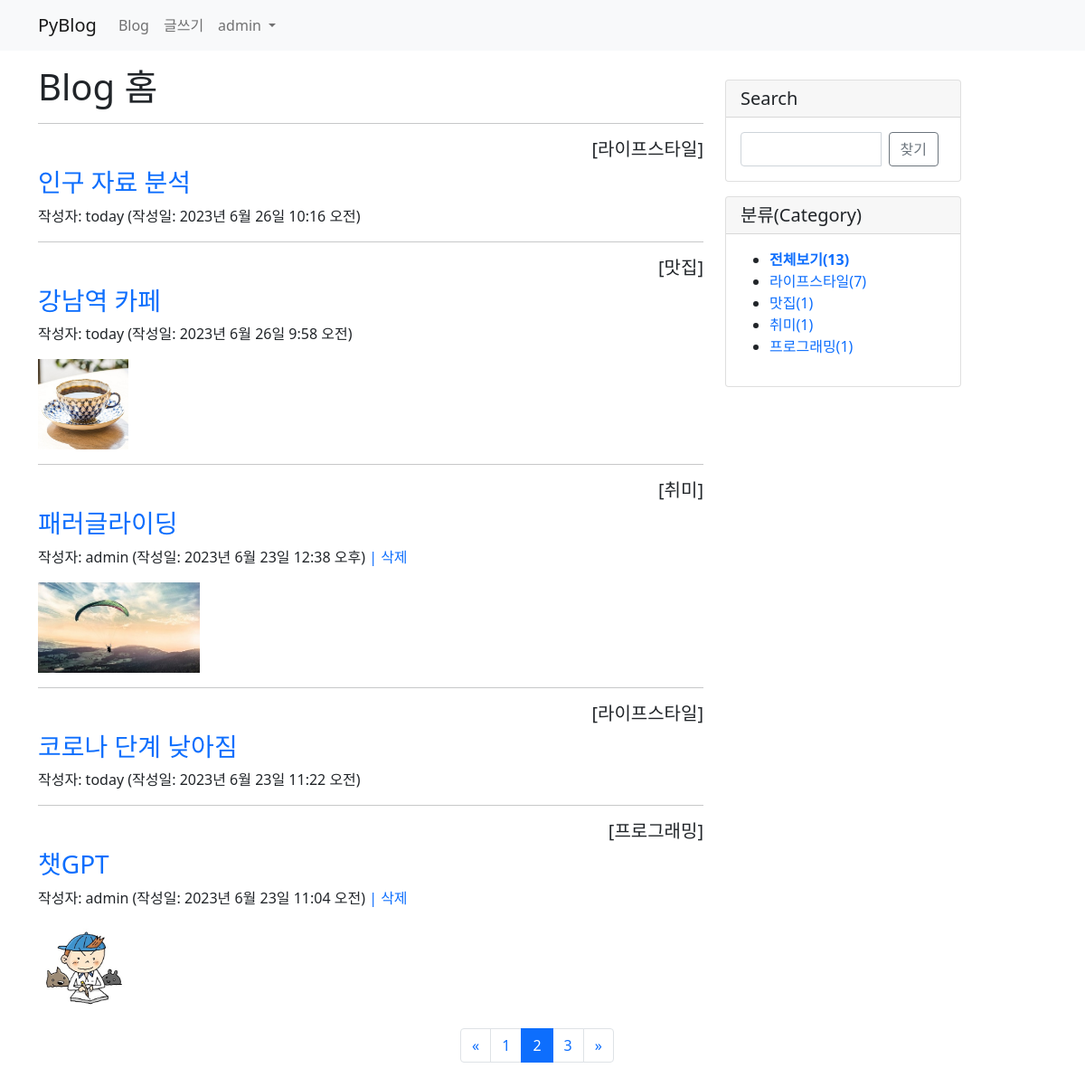
The page /blog/?page=2 (signed in) on the database its author committed.
### blog/models.py (models this page shows, shortened)
class Post(models.Model):
    author = models.ForeignKey(User, on_delete=models.CASCADE)  # 글쓴이   # import
    title = models.CharField(max_length=100)    # 제목
    content = models.TextField()                # 내용
    pub_date = models.DateTimeField()           # 발행일
    modify_date = models.DateTimeField(null=True, blank=True)   # 입력 폼이 비어도 됨
    photo = models.ImageField(upload_to='blog/images/%Y/%m/%d/',    # 저장될 위치지정. 날짜별로 소문자 m이어야 달(월)
                              null=True, blank=True)    # null 허용, 파일 첨부 X일 수 있음
    file = models.FileField(upload_to='blog/files/%Y/%m/%d/',   # 파일 첨부 필드
                            null=True, blank=True)
    category = models.ForeignKey(Category, null=True, blank=True,   # 카테고리를 외래키로. 이래서 카테고리를 더 위에 적어야 함
                                 on_delete=models.SET_NULL)     # 카테고리가 삭제되어도 Null이 될 뿐 삭제되지는 않음

class Category(models.Model):
    name = models.CharField(max_length=50, unique=True)
    slug = models.SlugField(max_length=200, unique=True, allow_unicode=True)
    def __str__(self):
        return self.name
    def get_absolute_url(self):
        return reverse('blog:category_page', args=[self.slug])  # import django
    class Meta:
        ordering = ['name']     # 이름순 정렬
        verbose_name = 'category'
        verbose_name_plural = 'categories'  # 여러개일때는 문법적으로 복수형으로, 안붙이면 그냥 categorys가 됨

### blog/views.py (the view)
# urls.py: path('', views.post_list, name='post_list'),        # 목록       # import path django
def post_list(request):
    post_list = Post.objects.order_by('-pub_date')  # 생성일 기준 내림차순 정렬
    categories = Category.objects.all()     # 카테고리 추가
    total_post = len(post_list)
    kw = request.GET.get('kw', '')  # 입력폼에서 넘어온 키워드
    if kw:
        post_list = post_list.filter(
            Q(title__icontains=kw) |    # 제목 검색
            Q(content__icontains=kw) |  # 내용 검색
            Q(author__username__icontains=kw)   # 글쓴이 검색
        ).distinct()
    page = request.GET.get('page', 1)
    paginator = Paginator(post_list, 5)     # 페이지당 포스트 개수 - 5   # import
    page_obj = paginator.get_page(page)
    context = {'post_list': page_obj, 'categories': categories, 'total_post': total_post, 'kw': kw, }
    return render(request, 'blog/post_list.html', context)

### templates/blog/post_list.html (shortened to what this page needs)
{% extends 'base.html' %}
{% block content %}
            <h1>Blog 홈</h1>
            {% if post_list %}
                {% for post in post_list %}
                    <hr>
                    {% if post.category %}
                    <h5 class="text-end">[{{ post.category }}]</h5>
                    {% endif %}
                    <h3>
                        <a href="{% url 'blog:detail' post.id %}">{{ post.title }}</a>
                    </h3>
                    <p>작성자: {{ post.author }} (작성일: {{ post.pub_date }})
                        {% if request.user == post.author %}
                        <a href="#" class="delete" data-uri="{% url 'blog:post_delete' post.id %}">| 삭제</a>
                        {% endif %}
                    </p>
                    {% if post.photo %}
                    <img src="{{ post.photo.url }}" style="height: 100px;">
                    {% endif %}
                {% endfor %}
            {% else %}
            <p>포스트가 없습니다.</p>
            {% endif %}
{% endblock %}

### templates/base.html (shortened to what this page needs)
<!DOCTYPE html>
<html lang="ko">
{% load static %}
<head>
    <link rel="stylesheet" href="{% static 'blog/css/bootstrap.css' %}">
    <link rel="stylesheet" href="{% static 'blog/css/style.css' %}">
</head>
<body>
{% include 'navbar.html' %}
<div class="container my-3">
    <div class="row">
        {% if total_post %}
        <div class="col-8">
        {% endif %}
{% block content %}
{% endblock %}
        </div>
        {% if total_post %}
        <div class="col-4 col-lg-3">
            <div class="card my-3">
                <h5 class="card-header">Search</h5>
                <div class="card-body">
                    <div class="input-group">
                        <input type="text" class="kw form-control" value="{{ kw }}">
                        <div class="input-group-append mx-2">
                            <button type="button" id="btn_search"
                                    class="btn btn-outline-secondary">찾기</button>
                        </div>
                    </div>
                </div>
            </div>
            <div class="card my-3">
            <h5 class="card-header">분류(Category)</h5>
                <div class="card-body">
                    <ul>
                        <li><a href="{% url 'blog:post_list' %}">
                            {% if not current_category %}
                            <b>전체보기({{ total_post }})</b>
                            {% else %}
                            전체보기({{ total_post }})
                            {% endif %}
                        </a></li>
                        {% for category in categories %}
                            {% if current_category.slug == category.slug %}
                            <li style="background: #ff0">
                                <a href="{{ category.get_absolute_url }}">
                                    {{ category.name }}({{ category.post_set.count }})
                                </a>
                            </li>
                            {% else %}
                            <li>
                                <a href="{{ category.get_absolute_url }}">
                                    {{ category.name }}({{ category.post_set.count }})
                                </a>
                            </li>
                            {% endif %}
                        {% endfor %}
                    </ul>
                </div>
            </div>
        </div>
        {% endif %}
    </div>
    {% if total_post %}
    <div class="row my-3">
        <ul class="pagination justify-content-center">
            {% if post_list.has_previous %}
            <li class="page-item">
                <a class="page-link" href="?page={{ post_list.previous_page_number }}">
                    &laquo;
                </a>
            </li>
            {% endif %}
            {% for page_number in post_list.paginator.page_range %}
                {% if page_number == post_list.number %}
                <li class="page-item active">
                    <a class="page-link" href="?page={{ page_number }}">
                        {{ page_number }}
                    </a>
                </li>
                {% else %}
                <li class="page-item">
                    <a class="page-link" href="?page={{ page_number }}">
                        {{ page_number }}
                    </a>
                </li>
                {% endif %}
            {% endfor %}
            {% if post_list.has_next %}
            <li class="page-item">
                <a class="page-link" href="?page={{ post_list.next_page_number }}">
                    &raquo;
                </a>
            </li>
            {% endif %}
        </ul>
    </div>
    {% endif %}
</div>
</body>
</html>

### templates/navbar.html (shortened to what this page needs)
{% load socialaccount %}
<nav class="navbar navbar-expand-lg navbar-light bg-light">
  <div class="container">
    <a class="navbar-brand" href="/">PyBlog</a>
    <div class="collapse navbar-collapse" id="navbarNavDropdown">
      <ul class="navbar-nav">
        <li class="nav-item">
          <a class="nav-link" href="{% url 'blog:post_list' %}">Blog</a>
        </li>
        <li class="nav-item">
          <a class="nav-link" href="{% url 'blog:post_create' %}">글쓰기</a>
        </li>
      </ul>
      <ul class="navbar-nav ml-auto">
        {% if user.is_authenticated %}
        <li class="nav-item dropdown">
          <a class="nav-link dropdown-toggle" href="#" id="navbarDropdownMenuLink" data-bs-toggle="dropdown">
            {{ user.username }}
          </a>
        </li>
        {% else %}
        <li class="nav-item dropdown">
          <a class="nav-link" href="#" data-bs-target="#loginModal" data-bs-toggle="modal">
            로그인
          </a>
        </li>
        {% endif %}
      </ul>
    </div>
  </div>
</nav>

### static/blog/css/style.css (style rules this page uses)
a { text-decoration: none; }

### rows shown on the page
Post: category "라이프스타일", title "인구 자료 분석", author "today", pub_date "2023년 6월 26일 10:16 오전"
Post: category "맛집", title "강남역 카페", author "today", pub_date "2023년 6월 26일 9:58 오전", photo (picture)
Post: category "취미", title "패러글라이딩", author "admin", pub_date "2023년 6월 23일 12:38 오후", shows "| 삭제", photo (picture)
Post: category "라이프스타일", title "코로나 단계 낮아짐", author "today", pub_date "2023년 6월 23일 11:22 오전"
Post: category "프로그래밍", title "챗GPT", author "admin", pub_date "2023년 6월 23일 11:04 오전", shows "| 삭제", photo (picture)
Category: name "라이프스타일", post_set.count "7"
Category: name "맛집", post_set.count "1"
Category: name "취미", post_set.count "1"
Category: name "프로그래밍", post_set.count "1"

### other values the page prints
{{ user.username }} "admin"
{{ total_post }} "13"
{{ page_number }} "1" "3"
{{ page_number }} "2"
